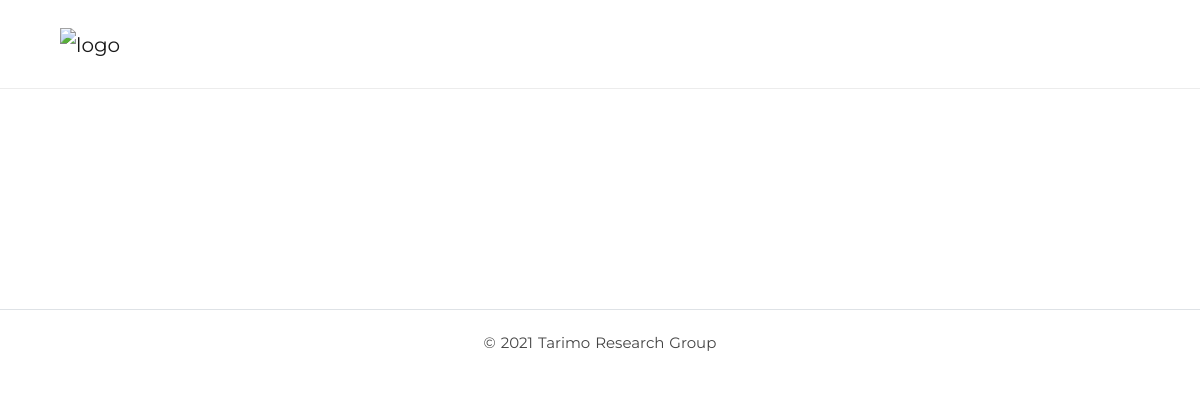
Before: /projects/ with the older database file.
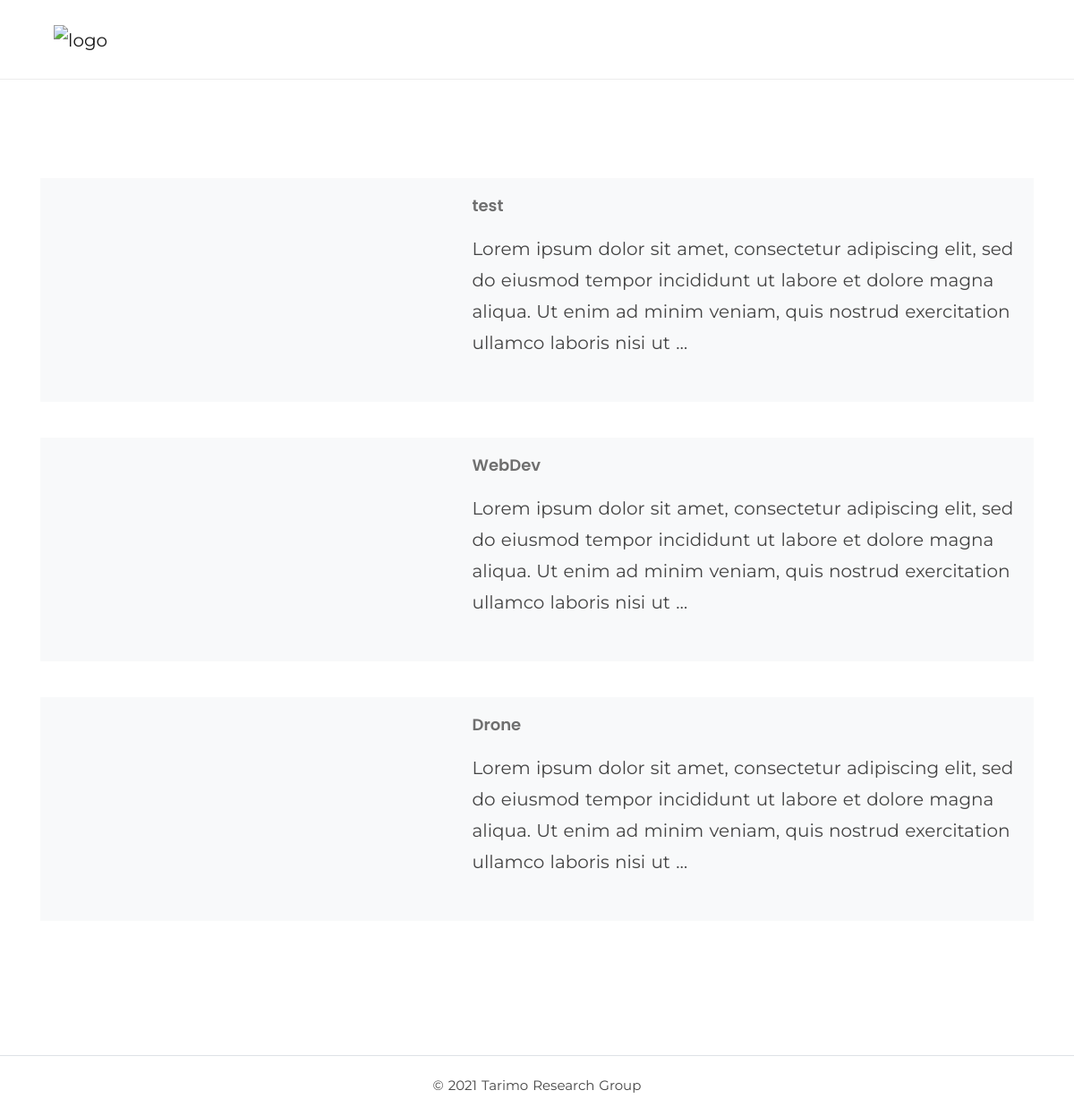
After: the same page with the newer database file.
### research_site/models.py (models this page shows, shortened)
class Project(models.Model):
    title = models.CharField(max_length=300, blank=False, null=False)
    collaborators = models.CharField(max_length=300, null=True)
    created_date = models.DateTimeField(auto_now_add=True,verbose_name="Creation Date")
    slug = models.SlugField(unique=True, blank=True, null=True)
    project_image = models.FileField(upload_to='projects', blank = True,null = True,verbose_name="Add Photos to Project")
    publish = models.BooleanField(
        verbose_name=_('Publish :'),
        default=True,
        help_text=_('Will this post be published?')
    )
    completed = models.BooleanField(
        verbose_name=_('Completed :'),
        default=False,
        help_text=_('is this post completed?')
    )
    category = models.ForeignKey('ProjectCategory', on_delete=models.CASCADE)
    content = models.TextField()
    class Meta:
        verbose_name = _('Project')
        verbose_name_plural = _('Projects')
    class Meta:
        ordering = ('-created_date',)

### research_site/views.py (the view)
# urls.py: path('projects/', ProjectView.as_view(), name='projects'),
class ProjectView(ListView):
    model = Project
    template_name = 'projects.html'
    context_object_name = "projects"

### templates/projects.html (shortened to what this page needs)
{% extends "base.html" %}
  {% load static %}
{% block content %}
{% for project in projects %}
<div class="row">
  <div class="card margin-40px-bottom border-0 bg-light rounded-0">
      <div class="row no-gutters list-blog">
          <div class="col-md-5">
            {% if project.project_image %}
              <div class="bg-img cover-background h-100 min-height-250" data-overlay-dark="0" data-background="{{ project.project_image.url }}"></div>
            {% else %}
             <div class="bg-img cover-background h-100 min-height-250" data-overlay-dark="0" data-background="{% static '../media/projects/tress.jpg' %}"></div>
            {% endif %}
          </div>
          <div class="col-md-7">
              <div class="card-body">
                  <h5><a href="{% url 'project_detail' project.slug %}">{{ project.title }}</a></h5>
                  <p>{{ project.content|truncatechars:200 }}</p>
              </div>
          </div>
      </div>
  </div>
</div>
{% endfor %}
{% endblock%}

Changed rows visible on the page:
added Project: title "test", content "Lorem ipsum dolor sit amet, consectetur adipiscing elit, sed do eiusmod tempor incididunt ut labore et dolore magna aliqua. Ut enim ad minim veniam, quis nostrud exercitation ullamco laboris nisi ut …"
added Project: title "WebDev", content "Lorem ipsum dolor sit amet, consectetur adipiscing elit, sed do eiusmod tempor incididunt ut labore et dolore magna aliqua. Ut enim ad minim veniam, quis nostrud exercitation ullamco laboris nisi ut …"
added Project: title "Drone", content "Lorem ipsum dolor sit amet, consectetur adipiscing elit, sed do eiusmod tempor incididunt ut labore et dolore magna aliqua. Ut enim ad minim veniam, quis nostrud exercitation ullamco laboris nisi ut …"
